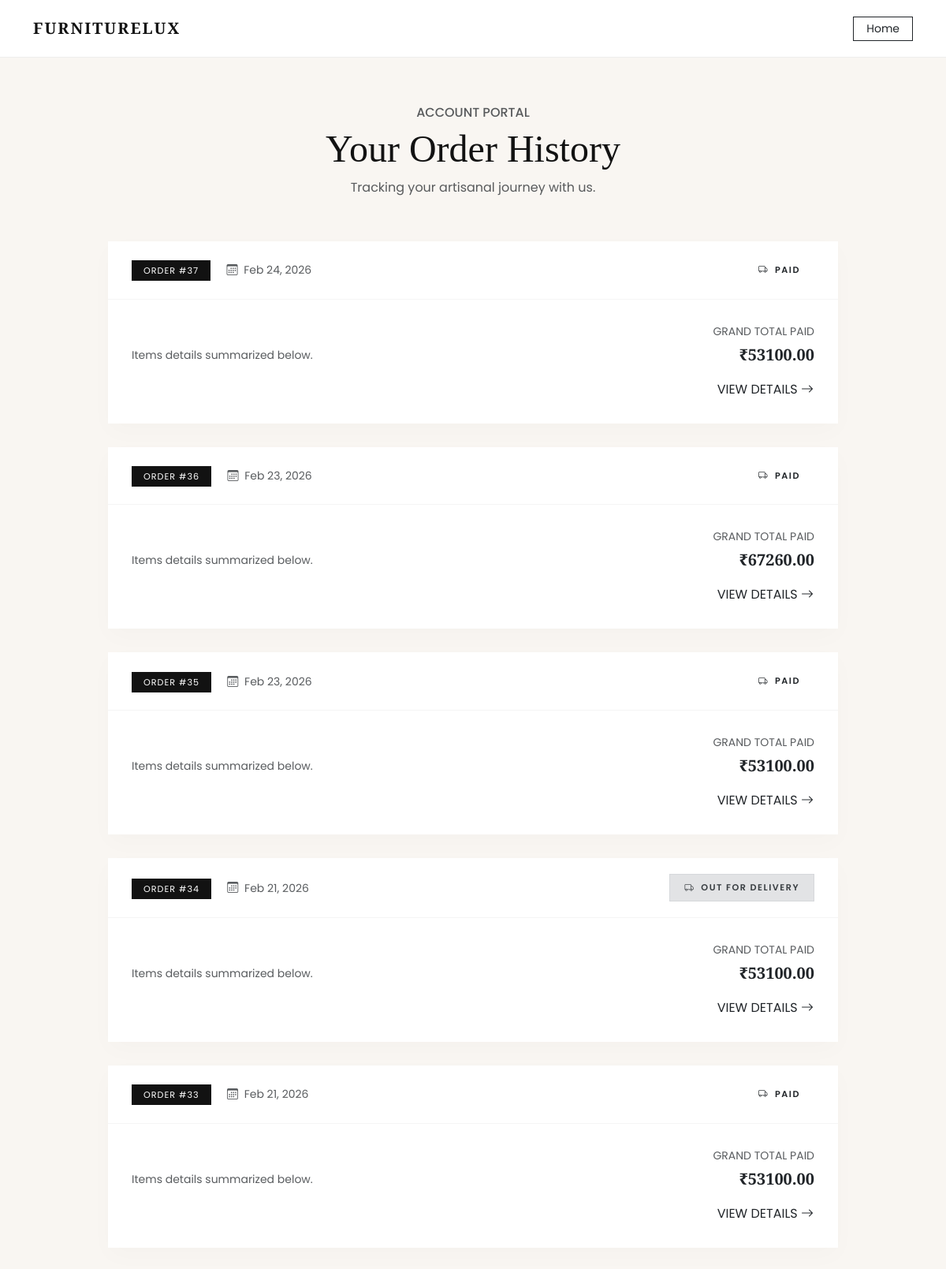
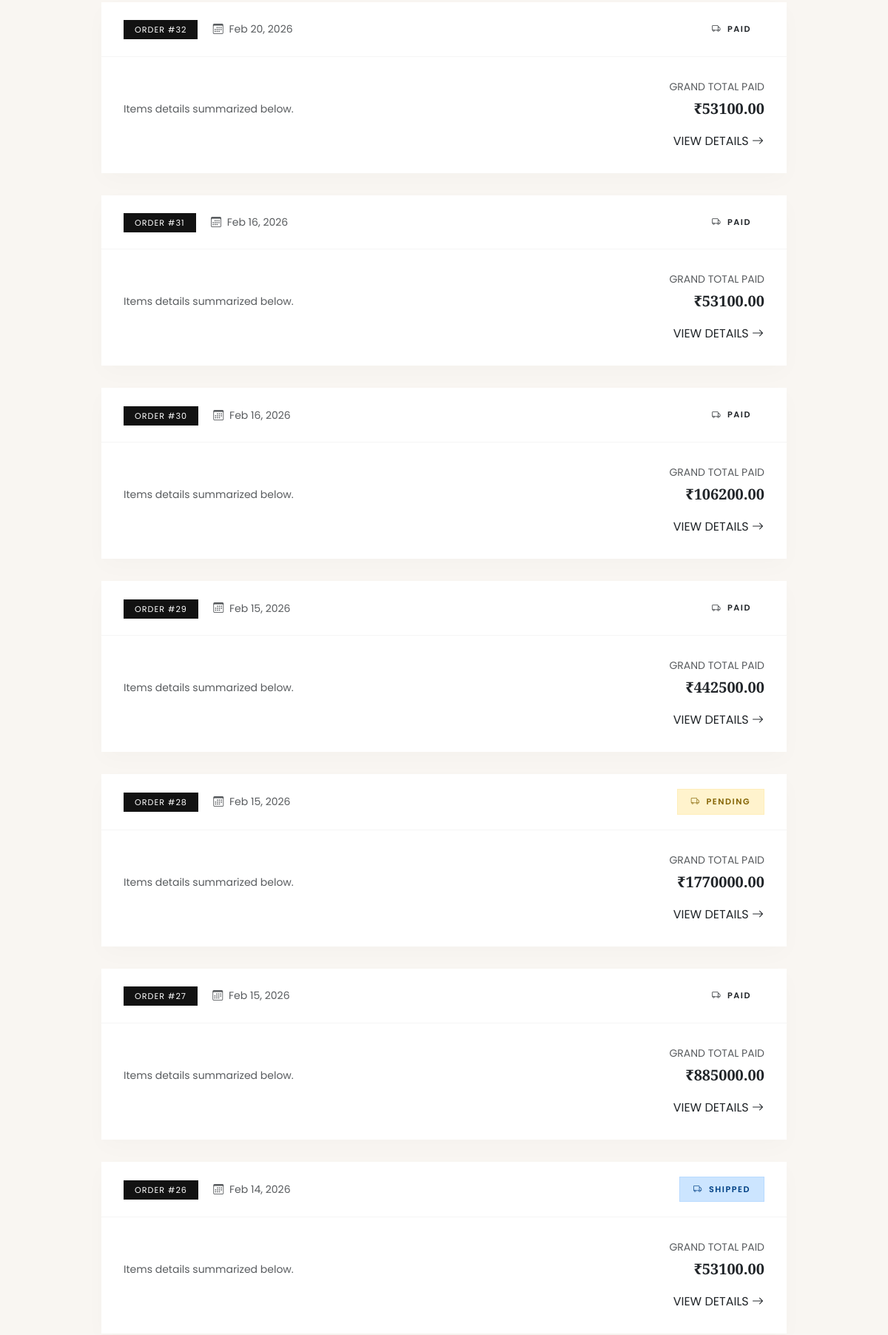
Screenshot of /orders/ (signed in, upper part) with the database file from the repository (2 pictures, top to bottom).
### store/models.py (models this page shows, shortened)
class Order(models.Model):
    STATUS_CHOICES = [
        ('Pending', 'Pending'),
        ('Packed', 'Packed'),
        ('Shipped', 'Shipped'),
        ('Out for Delivery', 'Out for Delivery'),
        ('Delivered', 'Delivered'),
    ]
    user = models.ForeignKey(User, on_delete=models.CASCADE, null=True, blank=True)
    total_price = models.DecimalField(max_digits=10, decimal_places=2)
    address = models.TextField()
    created_at = models.DateTimeField(auto_now_add=True)
    status = models.CharField(
        max_length=50,
        choices=STATUS_CHOICES,
        default='Pending'
    )

### store/views.py (the view)
# urls.py: path('orders/', views.order_history, name='order_history'),
def order_history(request):
    if request.user.is_authenticated:
        orders = Order.objects.filter(user=request.user).order_by('-created_at')
    else:
        orders = Order.objects.filter(user=None).order_by('-created_at')
    return render(request, 'store/order_history.html', {'orders': orders})

### store/context_processors.py (called while the page is built)
def cart_item_count(request):
    if request.user.is_authenticated:
        count = Cart.objects.filter(user=request.user).count()
    else:
        count = Cart.objects.filter(user=None).count()
    return {'cart_count': count}

### store/templates/store/order_history.html (shortened to what this page needs)
{% load static %}
<!DOCTYPE html>
<html lang="en">
<head>
    <link rel="stylesheet" href="https://cdn.jsdelivr.net/npm/bootstrap-icons@1.11.1/font/bootstrap-icons.css">
    <link href="https://cdn.jsdelivr.net/npm/bootstrap@5.3.0/dist/css/bootstrap.min.css" rel="stylesheet">
</head>
<body>
<nav class="navbar navbar-expand-lg">
    <div class="container">
        <a class="navbar-brand" href="{% url 'home' %}">FURNITURELUX</a>
        <div class="ms-auto">
            <a href="{% url 'home' %}" class="btn btn-sm btn-outline-dark rounded-0 px-3">Home</a>
        </div>
    </div>
</nav>
<div class="container">
    <div class="history-header text-center">
        <h6 class="text-uppercase ls-2 text-muted mb-2">Account Portal</h6>
        <h2 class="display-5">Your Order History</h2>
        <p class="text-muted italic">Tracking your artisanal journey with us.</p>
    </div>
    <div class="row justify-content-center pb-5">
        <div class="col-lg-10">
            {% if orders %}
                {% for order in orders %}
                <div class="card order-card">
                    <div class="order-card-header">
                        <div>
                            <span class="order-id-pill">Order #{{ order.id }}</span>
                            <span class="ms-3 text-muted small"><i class="bi bi-calendar3 me-1"></i> {{ order.created_at|date:"M d, Y" }}</span>
                        </div>
                        <div>
                            <span class="tracking-badge
                                {% if order.status == 'Pending' %} bg-pending
                                {% elif order.status == 'Packed' %} bg-packed
                                {% elif order.status == 'Shipped' %} bg-shipped
                                {% elif order.status == 'Out for Delivery' %} bg-out
                                {% elif order.status == 'Delivered' %} bg-delivered
                                {% endif %}">
                                <i class="bi bi-truck me-1"></i> {{ order.status }}
                            </span>
                        </div>
                    </div>
                    <div class="order-body">
                        <div class="row align-items-center">
                            <div class="col-md-8">
                                {% for item in order.items.all %}
                                <div class="product-item">
                                    <div class="order-img-wrapper shadow-sm">
                                        {% if item.product.image %}
                                            <img src="{{ item.product.image.url }}" alt="{{ item.product.name }}">
                                        {% else %}
                                            <img src="https://via.placeholder.com/80x100" alt="placeholder">
                                        {% endif %}
                                    </div>
                                    <div class="item-info">
                                        <h6 class="text-uppercase">{{ item.product.name }}</h6>
                                        <p class="text-muted small mb-0">Qty: {{ item.quantity }} | Category: {{ item.product.category.name }}</p>
                                    </div>
                                </div>
                                {% empty %}
                                    <p class="small text-muted italic">Items details summarized below.</p>
                                {% endfor %}
                            </div>
                            <div class="col-md-4 text-md-end border-start-md">
                                <p class="text-muted small text-uppercase mb-1">Grand Total Paid</p>
                                <div class="order-total">₹{{ order.total_price }}</div>
                                <a href="{% url 'invoice' order.id %}" class="btn btn-link text-dark text-decoration-none small p-0 mt-3 text-uppercase ls-1">
                                    View Details <i class="bi bi-arrow-right"></i>
                                </a>
                            </div>
                        </div>
                    </div>
                </div>
                {% endfor %}
            {% endif %}
        </div>
    </div>
</div>
</body>
</html>

### store/templates/store/order_history.html (style rules this page uses)
:root { --lux-gold: #c5a059; --lux-dark: #121212; --lux-beige: #f9f6f2; --lux-grey: #6c757d; }
body { font-family: 'Poppins', sans-serif; background-color: var(--lux-beige); color: var(--lux-dark); min-height: 100vh; }
h1, h2, h3, h4, .navbar-brand { font-family: 'Playfair Display', serif; }
.navbar { background-color: #fff !important; padding: 1rem 0; border-bottom: 1px solid #eee; }
.navbar-brand { font-weight: 700; letter-spacing: 2px; color: var(--lux-dark) !important; }
.history-header { padding: 60px 0 40px; }
.order-card { background: white; border: none; border-radius: 0; margin-bottom: 30px; box-shadow: 0 10px 30px rgba(0,0,0,0.02); overflow: hidden; transition: 0.3s; }
.order-card-header { padding: 20px 30px; background-color: #fff; border-bottom: 1px solid #f5f5f5; display: flex; justify-content: space-between; align-items: center; flex-wrap: wrap; gap: 15px; }
.order-id-pill { background: var(--lux-dark); color: white; padding: 5px 15px; font-size: 0.7rem; text-transform: uppercase; letter-spacing: 1px; }
.order-body { padding: 30px; }
.tracking-badge { padding: 8px 18px; font-size: 0.7rem; text-transform: uppercase; letter-spacing: 1.5px; font-weight: 600; border-radius: 0; display: inline-block; }
.bg-pending { background-color: #fff3cd; color: #856404; border: 1px solid #ffeeba; }
.bg-shipped { background-color: #cce5ff; color: #004085; border: 1px solid #b8daff; }
.bg-out { background-color: #e2e3e5; color: #383d41; border: 1px solid #d6d8db; }
.order-total { font-family: 'Playfair Display', serif; font-size: 1.25rem; font-weight: 700; }

### rows the page displays
Order: id "37", created_at "Feb 24, 2026", status "PAID", total_price "53100.00"
Order: id "36", created_at "Feb 23, 2026", status "PAID", total_price "67260.00"
Order: id "35", created_at "Feb 23, 2026", status "PAID", total_price "53100.00"
Order: id "34", created_at "Feb 21, 2026", status "OUT FOR DELIVERY", total_price "53100.00"
Order: id "33", created_at "Feb 21, 2026", status "PAID", total_price "53100.00"
Order: id "32", created_at "Feb 20, 2026", status "PAID", total_price "53100.00"
Order: id "31", created_at "Feb 16, 2026", status "PAID", total_price "53100.00"
Order: id "30", created_at "Feb 16, 2026", status "PAID", total_price "106200.00"
Order: id "29", created_at "Feb 15, 2026", status "PAID", total_price "442500.00"
Order: id "28", created_at "Feb 15, 2026", status "PENDING", total_price "1770000.00"
Order: id "27", created_at "Feb 15, 2026", status "PAID", total_price "885000.00"
Order: id "26", created_at "Feb 14, 2026", status "SHIPPED", total_price "53100.00"
